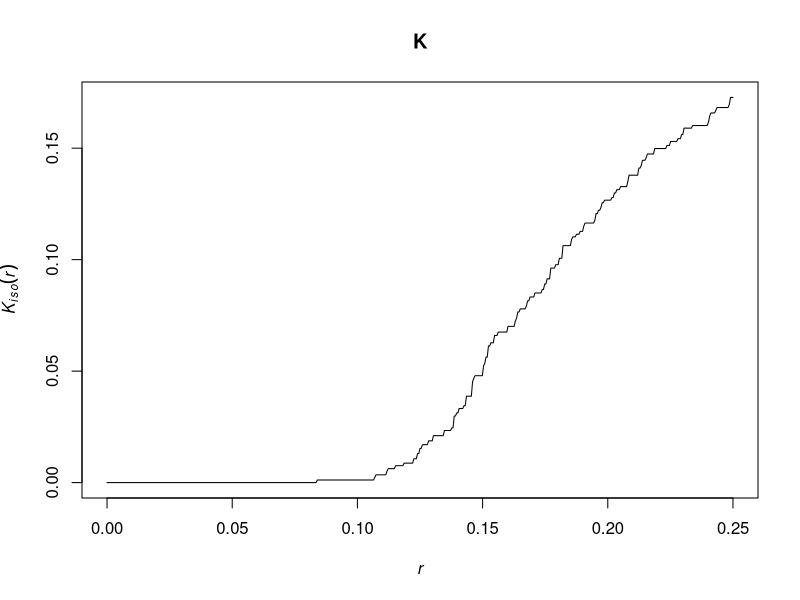
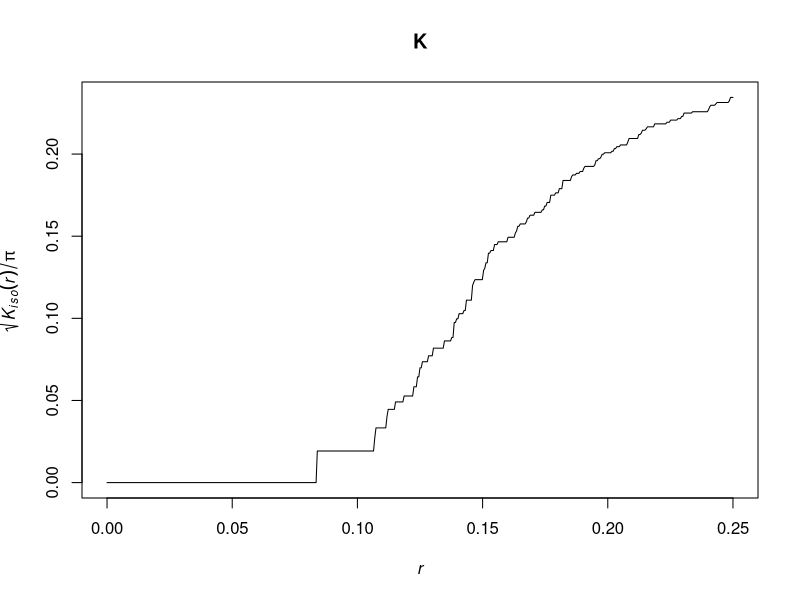
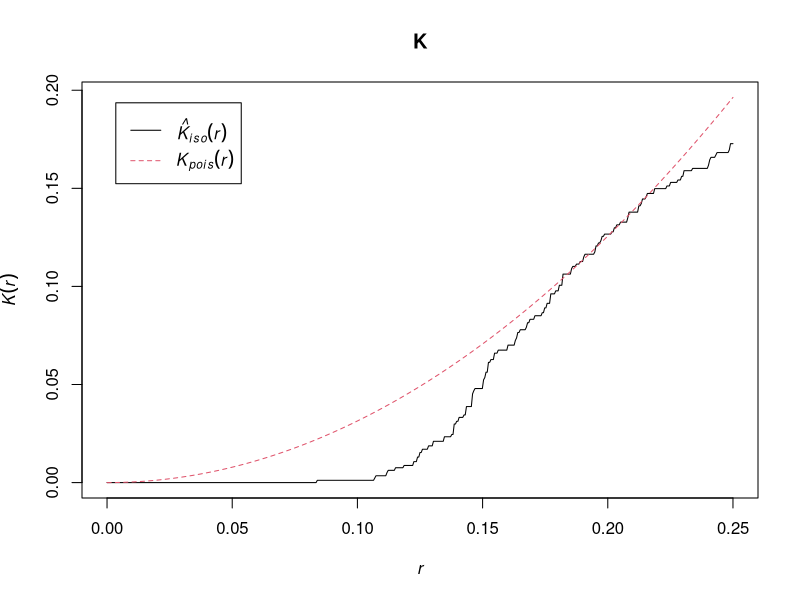
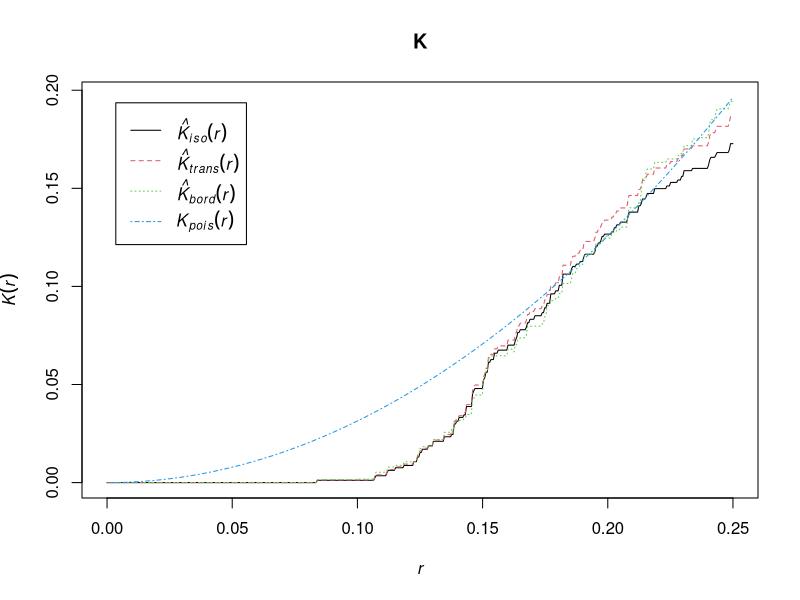
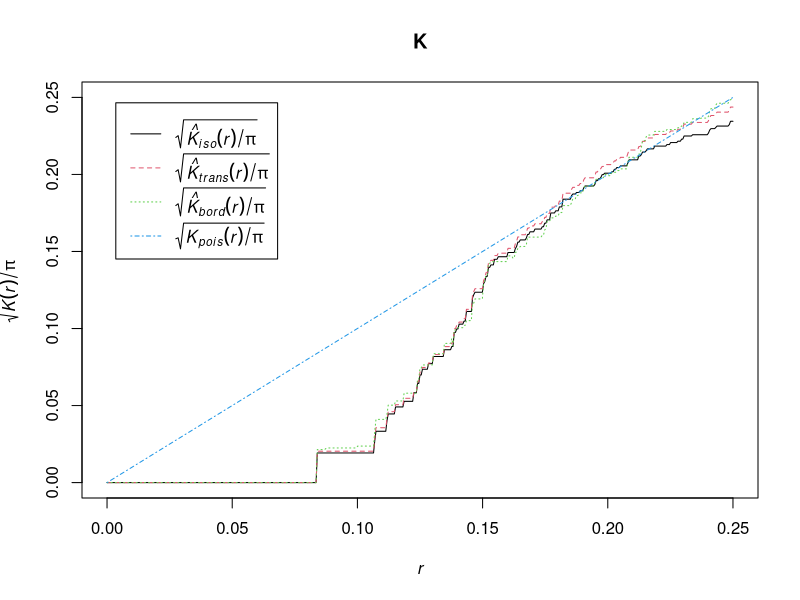
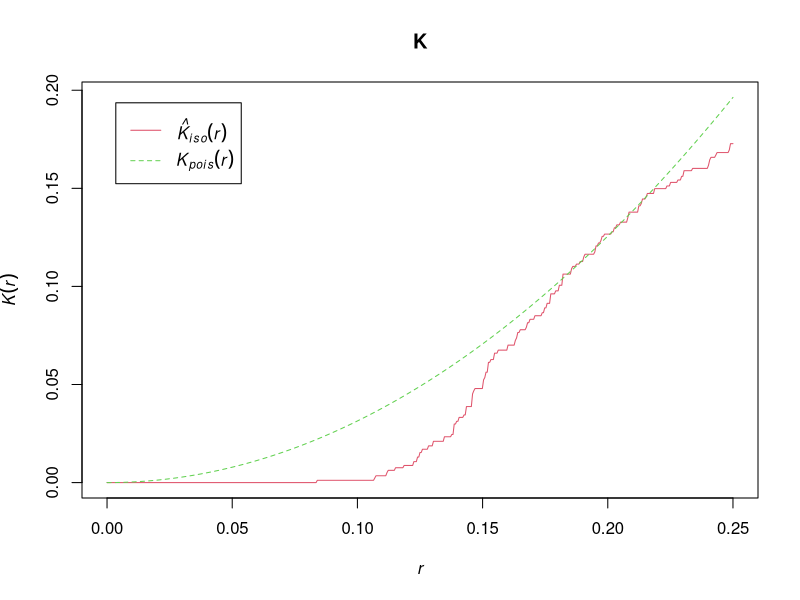
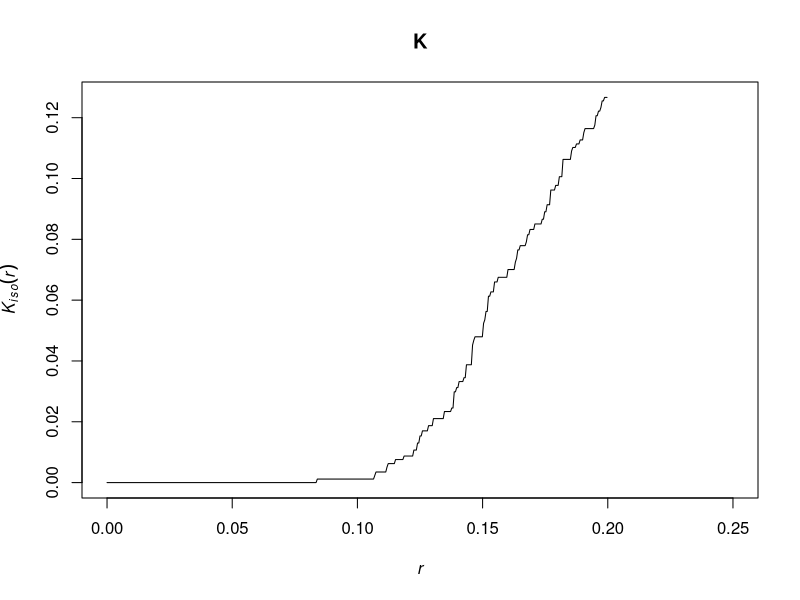
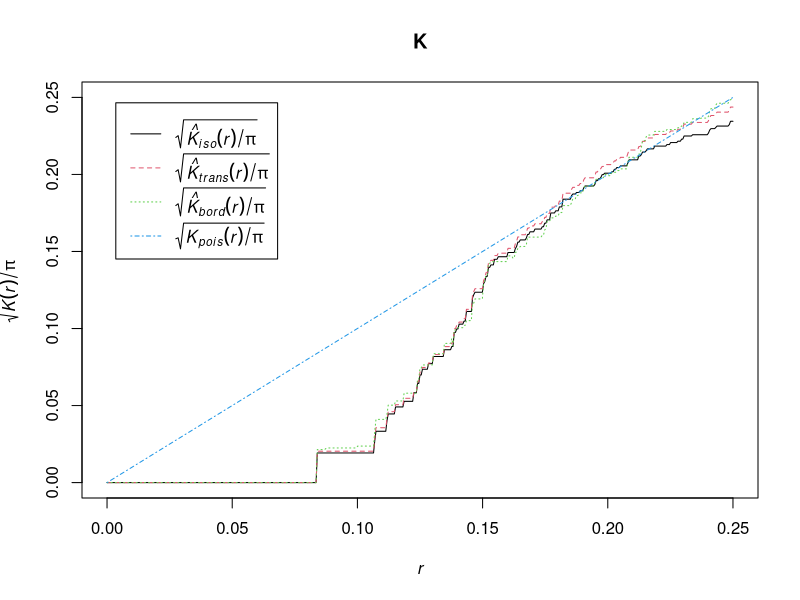

R code for these plots, in order:
library(spatstat)


### Name: plot.fv
### Title: Plot Function Values
### Aliases: plot.fv
### Keywords: spatial hplot

### ** Examples

   K <- Kest(cells)
   # K is an object of class "fv"

   plot(K, iso ~ r)                # plots iso against r

   plot(K, sqrt(iso/pi) ~ r)   # plots sqrt(iso/r)  against r

   plot(K, cbind(iso,theo) ~ r)   # plots iso against r  AND theo against r

   plot(K, .  ~ r)            # plots all available estimates of K against r

   plot(K, sqrt(./pi) ~ r)   # plots all estimates of L-function
                             # L(r) = sqrt(K(r)/pi)

   plot(K, cbind(iso,theo) ~ r, col=c(2,3))
                                   # plots iso against r  in colour 2
                                   # and theo against r in colour 3

   plot(K, iso ~ r, subset=quote(r < 0.2))
                                   # plots iso against r for r < 10

   # Can't remember the names of the columns? No problem..
   plot(K, sqrt(./pi) ~ .x)

   # making a legend by hand
   v <- plot(K, . ~ r, legend=FALSE)
   legend("topleft", legend=v$meaning, lty=v$lty, col=v$col)

   # significance bands
   KE <- envelope(cells, Kest, nsim=19)
   plot(KE, shade=c("hi", "lo"))

   # how to display two functions on a common scale
   Kr <- Kest(redwood)
   a <- plot(K, limitsonly=TRUE)
   b <- plot(Kr, limitsonly=TRUE)
   xlim <- range(a$xlim, b$xlim)
   ylim <- range(a$ylim, b$ylim)
   opa <- par(mfrow=c(1,2))
   plot(K, xlim=xlim, ylim=ylim)
   plot(Kr, xlim=xlim, ylim=ylim)
   par(opa)
